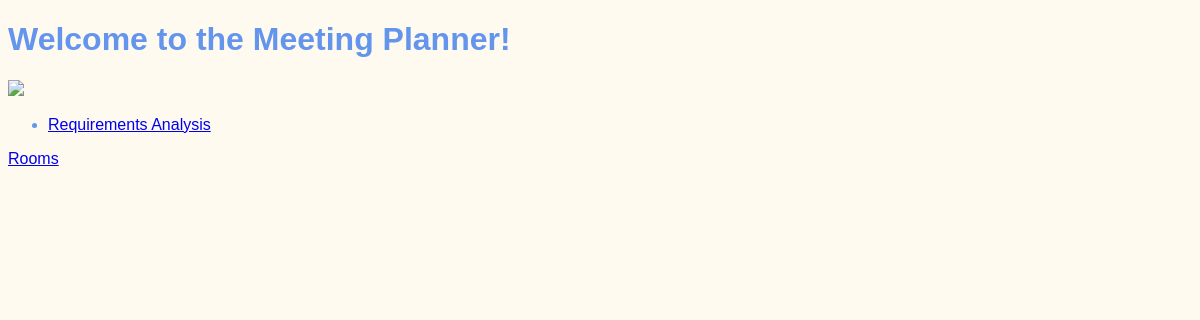
Before: / with the older database file.
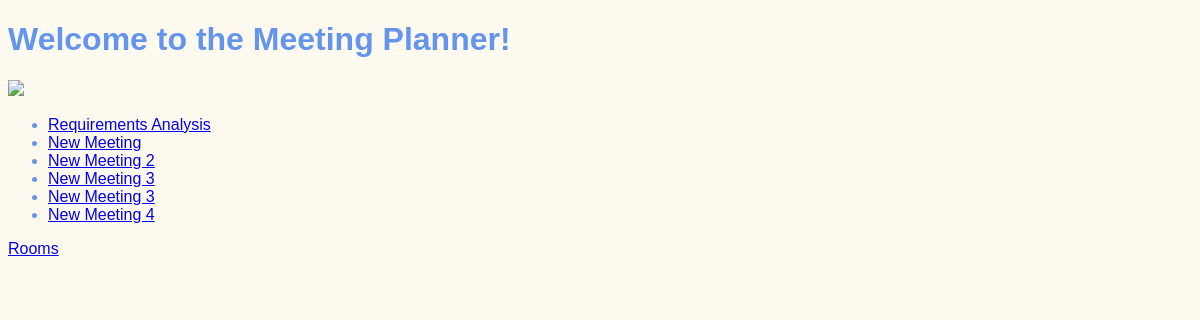
After: the same page with the newer database file.
### meetings/models.py (models this page shows, shortened)
class Meeting(models.Model):
    title = models.CharField(max_length=200)
    date = models.DateField()
    start_time = models.TimeField(default=time(9))
    duration = models.IntegerField(default=1)
    room = models.ForeignKey(Room, on_delete=models.CASCADE)

### website/views.py (the view)
# urls.py: path('', welcome, name='welcome'), # empty string will map localhost:8000/ to welcome view
def welcome(request):
    return render(request, 'website/welcome.html', {'meetings': Meeting.objects.all()})

### website/templates/website/welcome.html (shortened to what this page needs)
    {% extends 'base.html' %}
    {% load static %}
    {% block content %}
    <h1>Welcome to the Meeting Planner!</h1>
    <img src="{% static 'website/calendar.png' %}" width="100px" >
    <ul>
        {% for meeting in meetings %}
            <li>
                <a href="{% url 'detail' meeting.id %}">
                    {{meeting.title}}
                </a>
            </li>
        {% endfor %}
    </ul>
    <a href="{% url 'rooms' %}" >Rooms</a>
    {% endblock %}

Changed rows visible on the page:
added Meeting: title "New Meeting"
added Meeting: title "New Meeting 2"
added Meeting: title "New Meeting 3"
added Meeting: title "New Meeting 3"
added Meeting: title "New Meeting 4"
